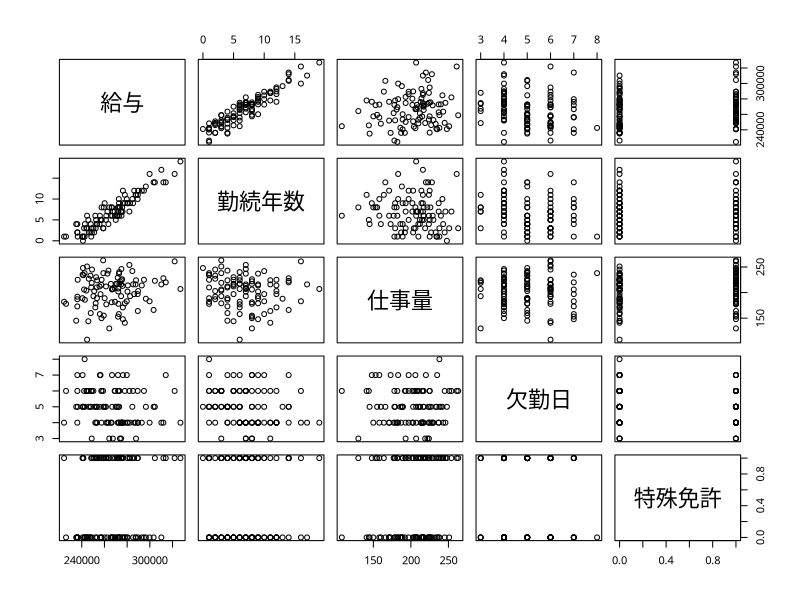
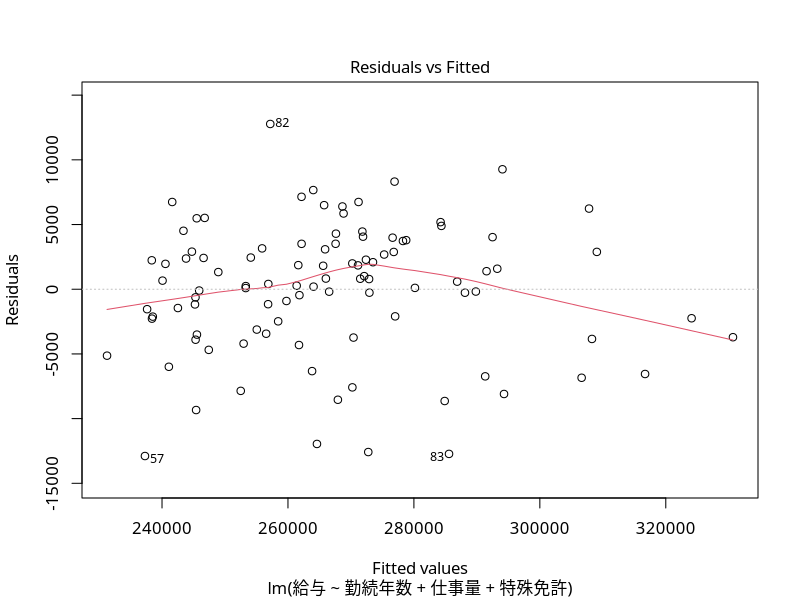
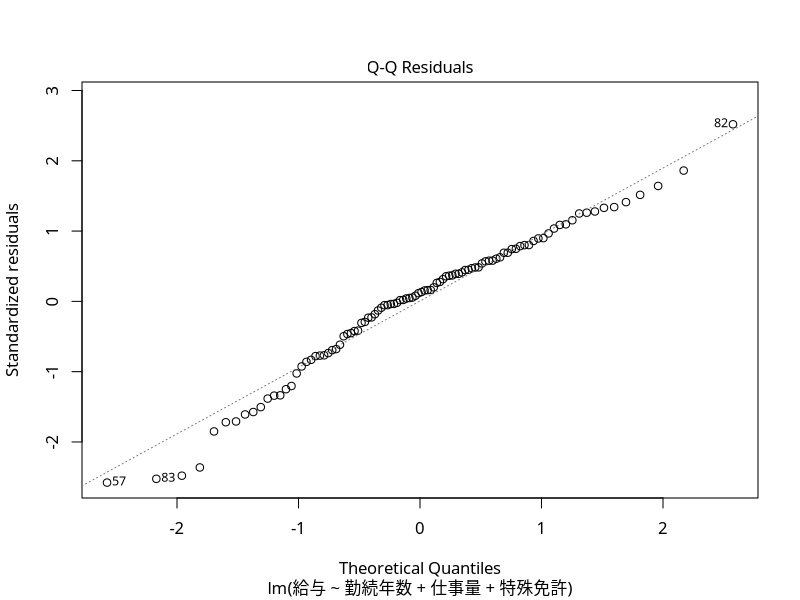
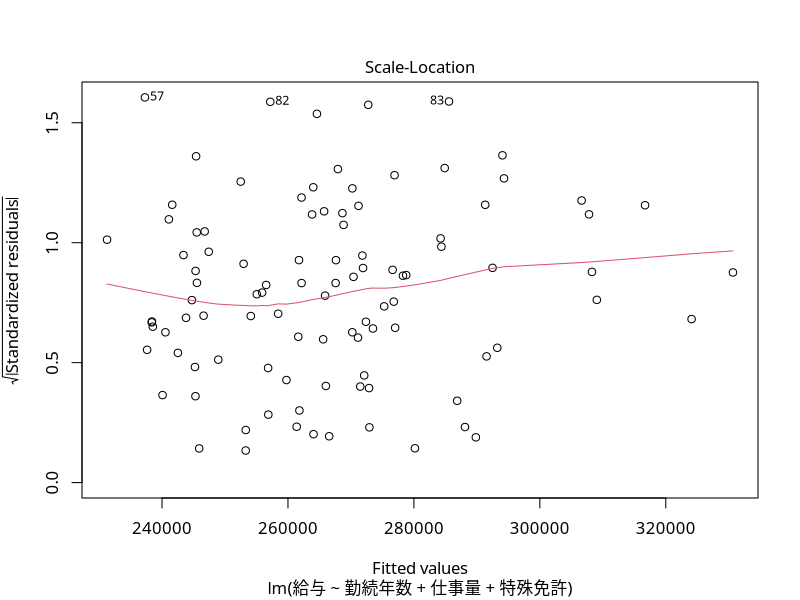
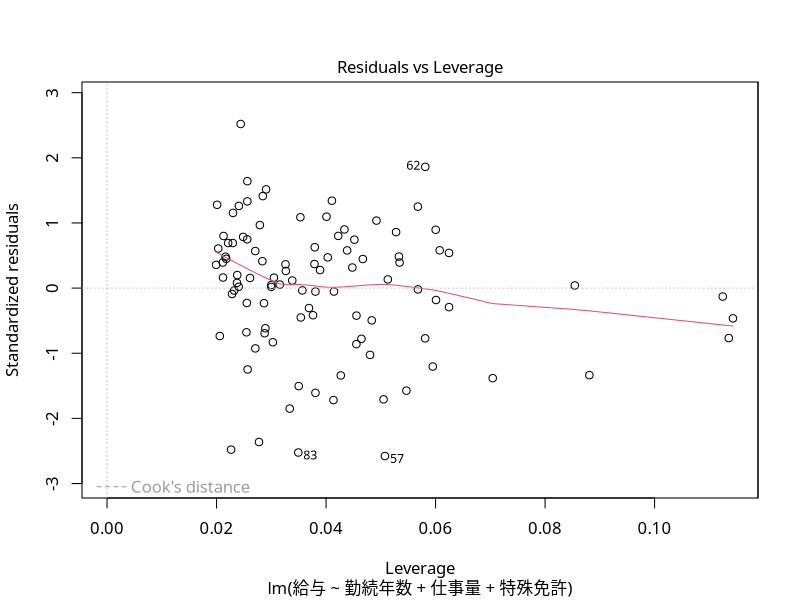

Reproduce these figures in R, in order.
#データの読み込みと確認
d <- read.csv("new.salary.csv")
head(d)
str(d)

#Xの削除
df <- d[,-1]
head(df)

#散布図作成
par(family="Osaka")　#macの人は日本語フォント指定
plot(df)

#重回帰分析(全変数投入)
LM4 <- lm(給与 ~ ., data=df)
summary(LM4)

#欠勤日を抜いた式
LM.abs.out <- lm(給与 ~ 勤続年数 + 仕事量 + 特殊免許, data=df)
summary(LM.abs.out)

#ステップワイズ減少法による最適化(AIC)
library(MASS)
LM4.aic <- stepAIC(LM4)
summary(LM4.aic)

#多重共線性の検討
cor(df)

#残差の検討・正規性の検討・外れ値の検討
plot(LM4.aic)